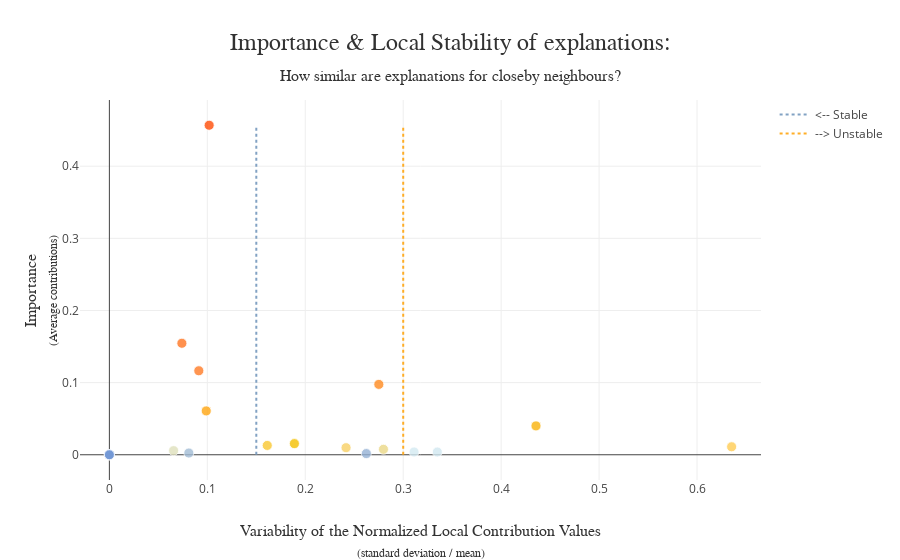

Notebook code for this chart:
### Code cell
xpl.plot.stability_plot()

### Figure 1 — Plotly figure (JSON) as saved in the notebook; plotly's stock layout.template omitted (floating-point values rounded to 4 significant figures)
{"data": [{"hovertemplate": "%{hovertext}<extra></extra>", "hovertext": ["<b>Feature: %dl_volume</b><br />Importance: 0.00754026088701642<br />Variability: 0.27983824565561244", "<b>Feature: %tcp_protocol</b><br />Importance: 0.15454479345808858<br />Variability: 0.07401721770672695", "<b>Feature: %udp_protocol</b><br />Importance: 0.0<br />Variability: 0.0", "<b>Feature: %ul_volume</b><br />Importance: 0.0<br />Variability: 0.0", "<b>Feature: avg_dl_volume</b><br />Importance: 0.09754979027354199<br />Variability: 0.27510512847650753", "<b>Feature: avg_ul_volume</b><br />Importance: 0.11641795589872028<br />Variability: 0.09130852209042212", "<b>Feature: dl_data_volume</b><br />Importance: 0.0016124646528623999<br />Variability: 0.26235595898811565", "<b>Feature: dl_packet</b><br />Importance: 0.0037734851063958006<br />Variability: 0.3348205767264438", "<b>Feature: kB/s</b><br />Importance: 0.040018185009451014<br />Variability: 0.4355620571657631", "<b>Feature: max_dl_volume</b><br />Importance: 0.0023382330859970787<br />Variability: 0.08111178882979363", "<b>Feature: max_ul_volume</b><br />Importance: 0.012913767442755077<br />Variability: 0.1611966767034534", "<b>Feature: min_dl_volume</b><br />Importance: 0.06076857185234194<br />Variability: 0.09888649031965305", "<b>Feature: min_ul_volume</b><br />Importance: 0.0<br />Variability: 0.0", "<b>Feature: nb_downlink_packet</b><br />Importance: 0.009779974818229675<br />Variability: 0.24163735729525798", "<b>Feature: nb_packet/s</b><br />Importance: 0.0<br />Variability: 0.0", "<b>Feature: nb_uplink_packet</b><br />Importance: 0.015427270187469928<br />Variability: 0.18890334712240198", "<b>Feature: session_time</b><br />Importance: 0.011047294650874707<br />Variability: 0.6353005220604878", "<b>Feature: std_dl_volume</b><br />Importance: 0.456763296801111<br />Variability: 0.10185825410197773", "<b>Feature: std_ul_volume</b><br />Importance: 0.0056770143625528915<br />Variability: 0.06557788812535127", "<b>Feature: ul_data_volume</b><br />Importance: 0.003827608111516937<br />Variability: 0.31107252445755246", "<b>Feature: ul_packet</b><br />Importance: 0.0<br />Variability: 0.0"], "marker": {"color": [0.00754, 0.1545, 0, 0, 0.09755, 0.1164, 0.001612, 0.003773, 0.04002, 0.002338, 0.01291, 0.06077, 0, 0.00978, 0, 0.01543, 0.01105, 0.4568, 0.005677, 0.003828, 0], "colorscale": [[0, "rgb(52, 55, 54)"], [0, "rgb(74, 99, 138)"], [0, "rgb(116, 153, 214)"], [0.005119, "rgb(162, 188, 213)"], [0.00838, "rgb(212, 234, 242)"], [0.01651, "rgb(235, 216, 134)"], [0.02419, "rgb(255, 204, 83)"], [0.03378, "rgb(244, 192, 0)"], [0.133, "rgb(255, 166, 17)"], [0.2549, "rgb(255, 123, 38)"], [1, "rgb(255, 77, 7)"]], "line": {"color": "white", "width": 0.8}, "opacity": 0.8, "size": 10}, "mode": "markers", "showlegend": false, "type": "scatter", "x": [0.2798, 0.07402, 0, 0, 0.2751, 0.09131, 0.2624, 0.3348, 0.4356, 0.08111, 0.1612, 0.09889, 0, 0.2416, 0, 0.1889, 0.6353, 0.1019, 0.06558, 0.3111, 0], "y": [0.00754, 0.1545, 0, 0, 0.09755, 0.1164, 0.001612, 0.003773, 0.04002, 0.002338, 0.01291, 0.06077, 0, 0.00978, 0, 0.01543, 0.01105, 0.4568, 0.005677, 0.003828, 0]}, {"hoverinfo": "none", "line": {"color": "rgba(117, 152, 189, 0.9)", "dash": "dot"}, "mode": "lines", "name": "<-- Stable", "type": "scatter", "x": [0.15, 0.15, 0.15, 0.15, 0.15, 0.15, 0.15, 0.15, 0.15, 0.15, 0.15, 0.15, 0.15, 0.15, 0.15, 0.15, 0.15, 0.15, 0.15, 0.15, 0.15], "y": [0, 0.4568]}, {"hoverinfo": "none", "line": {"color": "rgba(255, 166, 17, 0.9)", "dash": "dot"}, "mode": "lines", "name": "--> Unstable", "type": "scatter", "x": [0.3, 0.3, 0.3, 0.3, 0.3, 0.3, 0.3, 0.3, 0.3, 0.3, 0.3, 0.3, 0.3, 0.3, 0.3, 0.3, 0.3, 0.3, 0.3, 0.3, 0.3], "y": [0, 0.4568]}], "layout": {"coloraxis": {"showscale": false}, "hovermode": "closest", "title": {"font": {"color": "rgb(50, 50, 50)", "family": "Arial", "size": 24}, "pad": {"b": 50}, "text": "Importance & Local Stability of explanations:<span style='font-size: 16px;'><br />How similar are explanations for closeby neighbours?</span>", "x": 0.5, "xanchor": "center", "yanchor": "bottom"}, "xaxis": {"automargin": true, "range": [-0.03, 0.6653], "title": {"font": {"color": "rgb(50, 50, 50)", "family": "Arial Black", "size": 16}, "text": "Variability of the Normalized Local Contribution Values<span style='font-size: 12px;'><br />(standard deviation / mean)</span>"}}, "yaxis": {"automargin": true, "title": {"font": {"color": "rgb(50, 50, 50)", "family": "Arial Black", "size": 16}, "text": "Importance<span style='font-size: 12px;'><br />(Average contributions)</span>"}}}}
